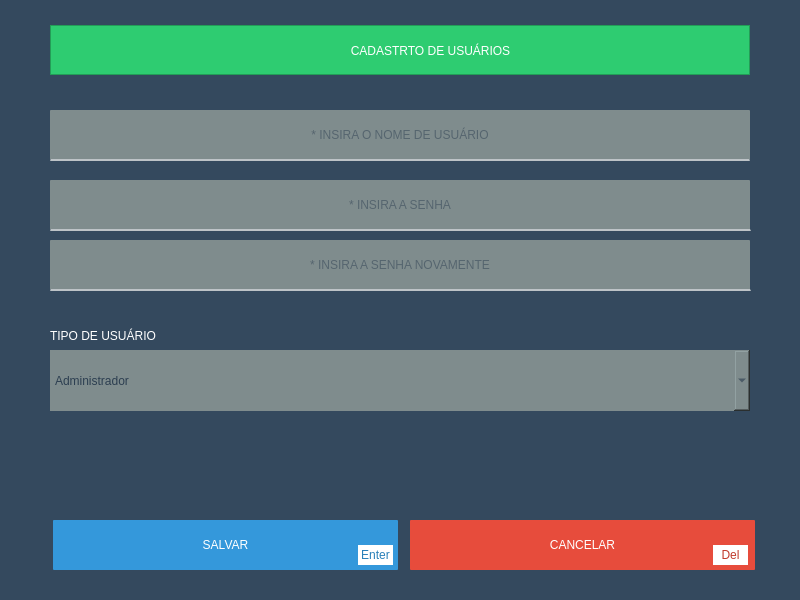
<?xml version="1.0" encoding="UTF-8"?>
<ui version="4.0">
 <class>cadastro_usuarios_2</class>
 <widget class="QDialog" name="cadastro_usuarios_2">
  <property name="geometry">
   <rect>
    <x>0</x>
    <y>0</y>
    <width>800</width>
    <height>600</height>
   </rect>
  </property>
  <property name="windowTitle">
   <string>Wefix Store™</string>
  </property>
  <property name="windowIcon">
   <iconset resource="imgs.qrc">
    <normaloff>:/Imgs/UI/PNG/icon.png</normaloff>:/Imgs/UI/PNG/icon.png</iconset>
  </property>
  <property name="styleSheet">
   <string notr="true">#cadastro_usuarios_2
{
	background-color: rgb(52, 73, 94);
}

.QLabel
{
	color:rgb(255, 255, 255);
	
	font: 12pt &quot;Roboto&quot;;
}



.QMessageBox
{
	background-color: rgb(52, 73, 94);
	text-color: rgb(255, 255, 255);
	font: 12pt &quot;Roboto&quot;;
}


.QPushButton
{
	
	background-color: rgb(52, 152, 219);
	border-radius:1px;
	color: rgb(255, 255, 255);
	font: 14pt &quot;Roboto&quot;;
	width: 50px;
	height: 30px;
}

.QPushButton:hover
{
	background-color: rgb(41, 128, 185);
}

.QLineEdit{
	border-radius: 1px;
	background-color:rgb(127, 140, 141);
	color: rgb(44, 62, 80);
	font: 14pt &quot;Roboto&quot;;
}

.QLineEdit:focus
{
	background-color:#bdc3c7;
	text-color:#2c3e50;
}

.QLineEdit:hover{
background-color:#bdc3c7;
text-color:#2c3e50;
}</string>
  </property>
  <widget class="QFrame" name="frame">
   <property name="geometry">
    <rect>
     <x>50</x>
     <y>25</y>
     <width>700</width>
     <height>50</height>
    </rect>
   </property>
   <property name="styleSheet">
    <string notr="true">background-color: rgb(46, 204, 113);</string>
   </property>
   <property name="frameShape">
    <enum>QFrame::StyledPanel</enum>
   </property>
   <property name="frameShadow">
    <enum>QFrame::Raised</enum>
   </property>
   <widget class="QLabel" name="label_2">
    <property name="geometry">
     <rect>
      <x>225</x>
      <y>15</y>
      <width>311</width>
      <height>21</height>
     </rect>
    </property>
    <property name="styleSheet">
     <string notr="true">font: 18pt &quot;Roboto&quot;;</string>
    </property>
    <property name="text">
     <string>CADASTRTO DE USUÁRIOS</string>
    </property>
    <property name="alignment">
     <set>Qt::AlignCenter</set>
    </property>
   </widget>
   <widget class="QLabel" name="label_5">
    <property name="geometry">
     <rect>
      <x>200</x>
      <y>15</y>
      <width>25</width>
      <height>20</height>
     </rect>
    </property>
    <property name="styleSheet">
     <string notr="true">background-color:transparent;
background-image: url(:/Imgs/UI/Icones/clientes.png);</string>
    </property>
    <property name="text">
     <string/>
    </property>
    <property name="textFormat">
     <enum>Qt::PlainText</enum>
    </property>
    <property name="alignment">
     <set>Qt::AlignHCenter|Qt::AlignTop</set>
    </property>
   </widget>
   <widget class="QPushButton" name="btn_voltar">
    <property name="geometry">
     <rect>
      <x>10</x>
      <y>10</y>
      <width>120</width>
      <height>31</height>
     </rect>
    </property>
    <property name="cursor">
     <cursorShape>PointingHandCursor</cursorShape>
    </property>
    <property name="styleSheet">
     <string notr="true">#btn_voltar
{
	background: transparent;
	border-radius:1px;
}

#btn_voltar:hover
{
	
	background-color: rgb(39, 174, 96);
}</string>
    </property>
    <property name="text">
     <string/>
    </property>
    <property name="icon">
     <iconset resource="imgs.qrc">
      <normaloff>:/Imgs/UI/PNG/Store/voltar.png</normaloff>:/Imgs/UI/PNG/Store/voltar.png</iconset>
    </property>
    <property name="iconSize">
     <size>
      <width>100</width>
      <height>25</height>
     </size>
    </property>
   </widget>
  </widget>
  <widget class="QLineEdit" name="le_usuario">
   <property name="geometry">
    <rect>
     <x>50</x>
     <y>110</y>
     <width>700</width>
     <height>50</height>
    </rect>
   </property>
   <property name="styleSheet">
    <string notr="true"/>
   </property>
   <property name="maxLength">
    <number>30</number>
   </property>
   <property name="alignment">
    <set>Qt::AlignCenter</set>
   </property>
   <property name="placeholderText">
    <string>* INSIRA O NOME DE USUÁRIO</string>
   </property>
  </widget>
  <widget class="QLineEdit" name="le_senha">
   <property name="geometry">
    <rect>
     <x>50</x>
     <y>180</y>
     <width>700</width>
     <height>50</height>
    </rect>
   </property>
   <property name="styleSheet">
    <string notr="true"/>
   </property>
   <property name="maxLength">
    <number>16</number>
   </property>
   <property name="echoMode">
    <enum>QLineEdit::Password</enum>
   </property>
   <property name="alignment">
    <set>Qt::AlignCenter</set>
   </property>
   <property name="placeholderText">
    <string>* INSIRA A SENHA</string>
   </property>
  </widget>
  <widget class="QLineEdit" name="le_senha_2">
   <property name="geometry">
    <rect>
     <x>50</x>
     <y>240</y>
     <width>700</width>
     <height>50</height>
    </rect>
   </property>
   <property name="styleSheet">
    <string notr="true"/>
   </property>
   <property name="maxLength">
    <number>16</number>
   </property>
   <property name="echoMode">
    <enum>QLineEdit::Password</enum>
   </property>
   <property name="alignment">
    <set>Qt::AlignCenter</set>
   </property>
   <property name="placeholderText">
    <string>* INSIRA A SENHA NOVAMENTE</string>
   </property>
  </widget>
  <widget class="QLabel" name="label_6">
   <property name="geometry">
    <rect>
     <x>60</x>
     <y>125</y>
     <width>25</width>
     <height>25</height>
    </rect>
   </property>
   <property name="styleSheet">
    <string notr="true">background:transparent;</string>
   </property>
   <property name="text">
    <string/>
   </property>
   <property name="pixmap">
    <pixmap resource="imgs.qrc">:/Imgs/UI/Icones/Store/usuario.png</pixmap>
   </property>
   <property name="alignment">
    <set>Qt::AlignCenter</set>
   </property>
  </widget>
  <widget class="QLabel" name="label_7">
   <property name="geometry">
    <rect>
     <x>60</x>
     <y>195</y>
     <width>25</width>
     <height>25</height>
    </rect>
   </property>
   <property name="styleSheet">
    <string notr="true">background:transparent;</string>
   </property>
   <property name="text">
    <string/>
   </property>
   <property name="pixmap">
    <pixmap resource="imgs.qrc">:/Imgs/UI/Icones/Store/cadeado_fechado.png</pixmap>
   </property>
   <property name="alignment">
    <set>Qt::AlignCenter</set>
   </property>
  </widget>
  <widget class="QLabel" name="label_8">
   <property name="geometry">
    <rect>
     <x>60</x>
     <y>255</y>
     <width>25</width>
     <height>25</height>
    </rect>
   </property>
   <property name="styleSheet">
    <string notr="true">background:transparent;</string>
   </property>
   <property name="text">
    <string/>
   </property>
   <property name="pixmap">
    <pixmap resource="imgs.qrc">:/Imgs/UI/Icones/Store/cadeado_fechado.png</pixmap>
   </property>
   <property name="alignment">
    <set>Qt::AlignCenter</set>
   </property>
  </widget>
  <widget class="QComboBox" name="comboBox">
   <property name="geometry">
    <rect>
     <x>50</x>
     <y>350</y>
     <width>700</width>
     <height>61</height>
    </rect>
   </property>
   <property name="styleSheet">
    <string notr="true">#comboBox
{
	background-color: rgb(127, 140, 141);
	color: rgb(44, 62, 80);
	border:none;
	font: 12pt &quot;Roboto&quot;;
	text-align: center;
}

#comboBox:focus
{	
	background-color: rgb(189, 195, 199);
	color: rgb(52, 73, 94);
}

#comboBox:hover
{	
	background-color: rgb(189, 195, 199);
	color: rgb(52, 73, 94);
}</string>
   </property>
   <property name="currentText">
    <string>Usuário</string>
   </property>
   <property name="insertPolicy">
    <enum>QComboBox::InsertAtTop</enum>
   </property>
   <property name="frame">
    <bool>false</bool>
   </property>
   <item>
    <property name="text">
     <string>Administrador</string>
    </property>
   </item>
   <item>
    <property name="text">
     <string>Usuário</string>
    </property>
   </item>
  </widget>
  <widget class="QLabel" name="label">
   <property name="geometry">
    <rect>
     <x>50</x>
     <y>320</y>
     <width>251</width>
     <height>31</height>
    </rect>
   </property>
   <property name="text">
    <string>TIPO DE USUÁRIO</string>
   </property>
  </widget>
  <widget class="QPushButton" name="btn_salvar">
   <property name="geometry">
    <rect>
     <x>53</x>
     <y>520</y>
     <width>345</width>
     <height>50</height>
    </rect>
   </property>
   <property name="cursor">
    <cursorShape>PointingHandCursor</cursorShape>
   </property>
   <property name="styleSheet">
    <string notr="true">#btn_salvar
{
	background:#3498db;
	border-radius:1px;
	color: rgb(255, 255, 255);
	font: 12pt &quot;Roboto&quot;;

}

#btn_salvar:hover
{
	background:#2980b9;
	color: rgb(255, 255, 255);
	font: 12pt &quot;Roboto&quot;;

}</string>
   </property>
   <property name="text">
    <string>SALVAR</string>
   </property>
   <property name="iconSize">
    <size>
     <width>20</width>
     <height>20</height>
    </size>
   </property>
   <property name="shortcut">
    <string>Return</string>
   </property>
  </widget>
  <widget class="QLabel" name="label_14">
   <property name="geometry">
    <rect>
     <x>713</x>
     <y>545</y>
     <width>35</width>
     <height>20</height>
    </rect>
   </property>
   <property name="styleSheet">
    <string notr="true">background:#FFF;
color: rgb(192, 57, 43);
font: 10pt &quot;Roboto&quot;;</string>
   </property>
   <property name="text">
    <string>Del</string>
   </property>
   <property name="alignment">
    <set>Qt::AlignCenter</set>
   </property>
  </widget>
  <widget class="QLabel" name="label_15">
   <property name="geometry">
    <rect>
     <x>358</x>
     <y>545</y>
     <width>35</width>
     <height>20</height>
    </rect>
   </property>
   <property name="styleSheet">
    <string notr="true">background:#FFF;
color: rgb(41, 128, 185);
font: 10pt &quot;Roboto&quot;;</string>
   </property>
   <property name="text">
    <string>Enter</string>
   </property>
   <property name="alignment">
    <set>Qt::AlignCenter</set>
   </property>
  </widget>
  <widget class="QPushButton" name="btn_cancelar">
   <property name="geometry">
    <rect>
     <x>410</x>
     <y>520</y>
     <width>345</width>
     <height>50</height>
    </rect>
   </property>
   <property name="cursor">
    <cursorShape>PointingHandCursor</cursorShape>
   </property>
   <property name="styleSheet">
    <string notr="true">#btn_cancelar
{
	background-color: rgb(231, 76, 60);
	border-radius:1px;
	color: rgb(255, 255, 255);
	font: 12pt &quot;Roboto&quot;;
}

#btn_cancelar:hover
{
	background-color: rgb(192, 57, 43);
	color: rgb(255, 255, 255);
	font: 12pt &quot;Roboto&quot;;

}</string>
   </property>
   <property name="text">
    <string>CANCELAR</string>
   </property>
   <property name="iconSize">
    <size>
     <width>20</width>
     <height>20</height>
    </size>
   </property>
   <property name="shortcut">
    <string>Del</string>
   </property>
  </widget>
  <widget class="Line" name="line_1">
   <property name="geometry">
    <rect>
     <x>50</x>
     <y>145</y>
     <width>700</width>
     <height>16</height>
    </rect>
   </property>
   <property name="styleSheet">
    <string notr="true">background-color: transparent;
border-top: none;
border-bottom: 2px solid;
border-bottom-color: rgb(189, 195, 199);</string>
   </property>
   <property name="frameShadow">
    <enum>QFrame::Plain</enum>
   </property>
   <property name="orientation">
    <enum>Qt::Horizontal</enum>
   </property>
  </widget>
  <widget class="Line" name="line_2">
   <property name="geometry">
    <rect>
     <x>50</x>
     <y>215</y>
     <width>701</width>
     <height>16</height>
    </rect>
   </property>
   <property name="styleSheet">
    <string notr="true">background-color: transparent;
border-top: none;
border-bottom: 2px solid;
border-bottom-color: rgb(189, 195, 199);</string>
   </property>
   <property name="frameShadow">
    <enum>QFrame::Plain</enum>
   </property>
   <property name="orientation">
    <enum>Qt::Horizontal</enum>
   </property>
  </widget>
  <widget class="Line" name="line_3">
   <property name="geometry">
    <rect>
     <x>50</x>
     <y>275</y>
     <width>701</width>
     <height>16</height>
    </rect>
   </property>
   <property name="styleSheet">
    <string notr="true">background-color: transparent;
border-top: none;
border-bottom: 2px solid;
border-bottom-color: rgb(189, 195, 199);</string>
   </property>
   <property name="frameShadow">
    <enum>QFrame::Plain</enum>
   </property>
   <property name="orientation">
    <enum>Qt::Horizontal</enum>
   </property>
  </widget>
  <widget class="QLabel" name="label_erro">
   <property name="geometry">
    <rect>
     <x>50</x>
     <y>475</y>
     <width>211</width>
     <height>31</height>
    </rect>
   </property>
   <property name="text">
    <string/>
   </property>
  </widget>
  <zorder>frame</zorder>
  <zorder>le_usuario</zorder>
  <zorder>le_senha</zorder>
  <zorder>le_senha_2</zorder>
  <zorder>label_6</zorder>
  <zorder>label_7</zorder>
  <zorder>label_8</zorder>
  <zorder>comboBox</zorder>
  <zorder>label</zorder>
  <zorder>btn_salvar</zorder>
  <zorder>label_15</zorder>
  <zorder>btn_cancelar</zorder>
  <zorder>label_14</zorder>
  <zorder>line_1</zorder>
  <zorder>line_2</zorder>
  <zorder>line_3</zorder>
  <zorder>label_erro</zorder>
 </widget>
 <resources>
  <include location="imgs.qrc"/>
 </resources>
 <connections/>
</ui>
